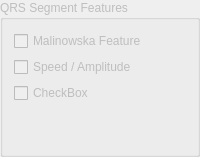
                 <widget class="QGroupBox" name="qrsFeaturesSettingsGroupBox">
                  <property name="enabled">
                   <bool>false</bool>
                  </property>
                  <property name="toolTip">
                   <string>Read data file before configure these settings</string>
                  </property>
                  <property name="title">
                   <string>QRS Segment Features</string>
                  </property>
                  <layout class="QVBoxLayout" name="verticalLayout_21">
                   <item>
                    <widget class="QCheckBox" name="qrsFeatureMalinowskaCheckBx">
                     <property name="toolTip">
                      <string>QRS Segment Perimeter / QRS Segment Area</string>
                     </property>
                     <property name="text">
                      <string>Malinowska Feature</string>
                     </property>
                    </widget>
                   </item>
                   <item>
                    <widget class="QCheckBox" name="qrsFeatureSpeedCheckBox">
                     <property name="toolTip">
                      <string>Maximum Speed / Amplitude</string>
                     </property>
                     <property name="text">
                      <string>Speed / Amplitude</string>
                     </property>
                    </widget>
                   </item>
                   <item>
                    <widget class="QCheckBox" name="checkBox_3">
                     <property name="text">
                      <string>CheckBox</string>
                     </property>
                    </widget>
                   </item>
                   <item>
                    <spacer name="verticalSpacer_2">
                     <property name="orientation">
                      <enum>Qt::Vertical</enum>
                     </property>
                     <property name="sizeHint" stdset="0">
                      <size>
                       <width>20</width>
                       <height>40</height>
                      </size>
                     </property>
                    </spacer>
                   </item>
                  </layout>
                 </widget>
